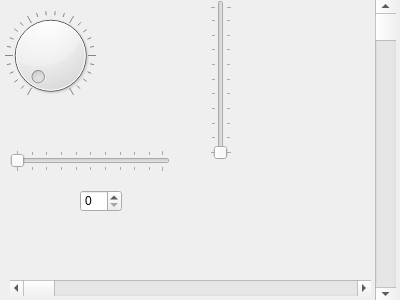
<?xml version="1.0" encoding="UTF-8"?>
<ui version="4.0">
 <class>MyWidget</class>
 <widget class="QWidget" name="MyWidget">
  <property name="geometry">
   <rect>
    <x>0</x>
    <y>0</y>
    <width>400</width>
    <height>300</height>
   </rect>
  </property>
  <property name="windowTitle">
   <string>MyWidget</string>
  </property>
  <widget class="QDial" name="dial">
   <property name="geometry">
    <rect>
     <x>0</x>
     <y>10</y>
     <width>101</width>
     <height>91</height>
    </rect>
   </property>
   <property name="wrapping">
    <bool>false</bool>
   </property>
   <property name="notchesVisible">
    <bool>true</bool>
   </property>
  </widget>
  <widget class="QScrollBar" name="horizontalScrollBar">
   <property name="geometry">
    <rect>
     <x>10</x>
     <y>280</y>
     <width>361</width>
     <height>16</height>
    </rect>
   </property>
   <property name="focusPolicy">
    <enum>Qt::StrongFocus</enum>
   </property>
   <property name="orientation">
    <enum>Qt::Horizontal</enum>
   </property>
   <property name="invertedAppearance">
    <bool>false</bool>
   </property>
  </widget>
  <widget class="QScrollBar" name="verticalScrollBar">
   <property name="geometry">
    <rect>
     <x>375</x>
     <y>0</y>
     <width>21</width>
     <height>301</height>
    </rect>
   </property>
   <property name="orientation">
    <enum>Qt::Vertical</enum>
   </property>
  </widget>
  <widget class="QSlider" name="horizontalSlider">
   <property name="geometry">
    <rect>
     <x>10</x>
     <y>150</y>
     <width>160</width>
     <height>22</height>
    </rect>
   </property>
   <property name="orientation">
    <enum>Qt::Horizontal</enum>
   </property>
   <property name="tickPosition">
    <enum>QSlider::TicksBothSides</enum>
   </property>
  </widget>
  <widget class="QSlider" name="verticalSlider">
   <property name="geometry">
    <rect>
     <x>210</x>
     <y>0</y>
     <width>22</width>
     <height>160</height>
    </rect>
   </property>
   <property name="orientation">
    <enum>Qt::Vertical</enum>
   </property>
   <property name="tickPosition">
    <enum>QSlider::TicksBothSides</enum>
   </property>
  </widget>
  <widget class="QSpinBox" name="spinBox">
   <property name="geometry">
    <rect>
     <x>80</x>
     <y>190</y>
     <width>42</width>
     <height>22</height>
    </rect>
   </property>
  </widget>
 </widget>
 <layoutdefault spacing="6" margin="11"/>
 <resources/>
 <connections>
  <connection>
   <sender>dial</sender>
   <signal>sliderMoved(int)</signal>
   <receiver>verticalSlider</receiver>
   <slot>setValue(int)</slot>
   <hints>
    <hint type="sourcelabel">
     <x>69</x>
     <y>59</y>
    </hint>
    <hint type="destinationlabel">
     <x>214</x>
     <y>63</y>
    </hint>
   </hints>
  </connection>
  <connection>
   <sender>dial</sender>
   <signal>sliderMoved(int)</signal>
   <receiver>horizontalSlider</receiver>
   <slot>setValue(int)</slot>
   <hints>
    <hint type="sourcelabel">
     <x>57</x>
     <y>77</y>
    </hint>
    <hint type="destinationlabel">
     <x>79</x>
     <y>156</y>
    </hint>
   </hints>
  </connection>
  <connection>
   <sender>dial</sender>
   <signal>sliderMoved(int)</signal>
   <receiver>spinBox</receiver>
   <slot>setValue(int)</slot>
   <hints>
    <hint type="sourcelabel">
     <x>51</x>
     <y>89</y>
    </hint>
    <hint type="destinationlabel">
     <x>105</x>
     <y>195</y>
    </hint>
   </hints>
  </connection>
 </connections>
</ui>
